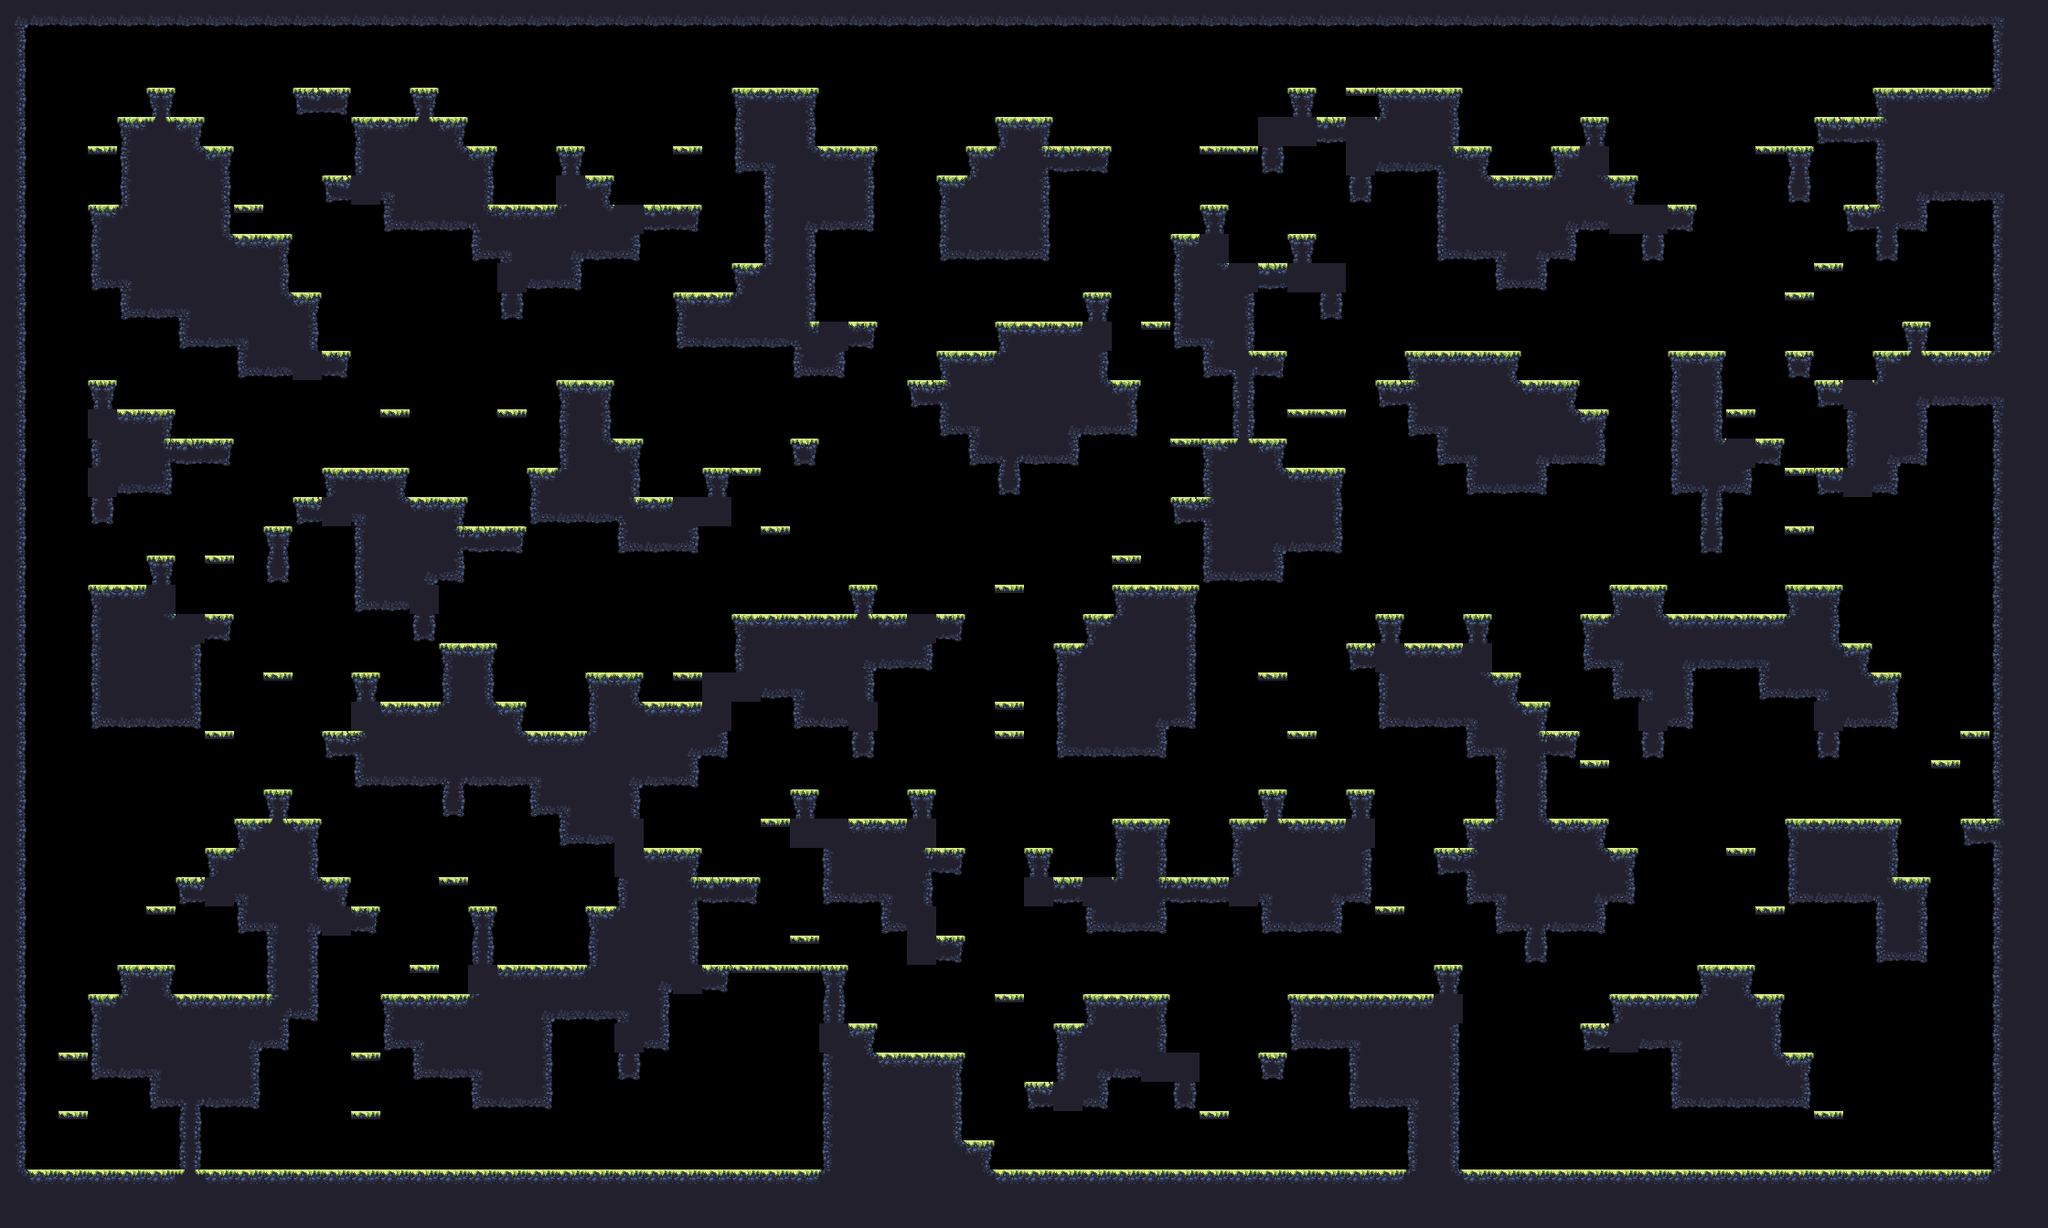

This game map was drawn from its Tiled (.tmx) file and the tilesets committed beside it. A one-line description and the trimmed map source follow:
An orthogonal 70x42 tile map with 32x32 px tiles, 1 tile layer (main) and 17 objects (9x spawn, spawnPlayer0, spawnCrown0, spawnPlayer1, spawnCrown1, ...).

<map compressionlevel="0" height="42" infinite="0" nextlayerid="3" nextobjectid="4" orientation="orthogonal" renderorder="right-down" tiledversion="1.3.2" tileheight="32" tilewidth="32" version="1.2" width="70">
 <tileset firstgid="1" source="forest_summer_tile_set.tsx" />
 <layer height="42" id="1" name="main" width="70">
  <data>[2940 cells, 1275 non-empty, 29 distinct tile ids]</data>
 </layer>
 <objectgroup><object id="1" name="spawnPlayer0" x="288" y="208.0" /><object id="2" name="spawnCrown0" x="224" y="80.0" /><object id="3" name="spawnPlayer1" x="1952" y="112.0" /><object id="4" name="spawnCrown1" x="2112" y="304.0" /><object id="5" name="spawnPlayer2" x="128" y="1232.0" /><object id="6" name="spawnCrown2" x="64" y="1232.0" /><object id="7" name="spawnPlayer3" x="2080" y="1232.0" /><object id="8" name="spawnCrown3" x="2144" y="1232.0" /><object id="9" name="spawn" x="256" y="624.0" /><object id="10" name="spawn" x="2080" y="688.0" /><object id="11" name="spawn" x="1280" y="496.0" /><object id="12" name="spawn" x="704" y="688.0" /><object id="13" name="spawn" x="672" y="144.0" /><object id="14" name="spawn" x="992" y="1104.0" /><object id="15" name="spawn" x="800" y="464.0" /><object id="16" name="spawn" x="640" y="1232.0" /><object id="17" name="spawn" x="576" y="1008.0" /></objectgroup></map>
